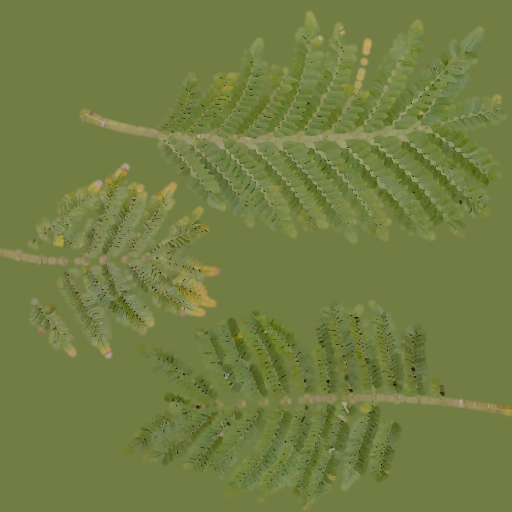
#> input picture assets/trees/Beech_leaf.jpg, 1024 x 1024 px (shown at 1/2 size)
$ python -i leafset.py   (imports and definitions only)
#> lines starting #> are read from the running program, lines starting #| are printed output that depends on the picture; after the words box and inside, x2 and y2 are one past the last pixel; in counts of white or black regions, pixels touching at a corner belong together
import os, sys, json, math
import numpy as np
import scipy.sparse as sp
from scipy.sparse.csgraph import connected_components
from scipy import ndimage
from PIL import Image

sys.path.insert(0, os.path.dirname(os.path.abspath(__file__)))
from gltf_read import G

GAME = os.path.abspath(os.path.join(os.path.dirname(os.path.abspath(__file__)), '..', '..'))
OUT = os.path.join(GAME, 'assets', 'trees')
FRACTIONS = [0.58 ** k for k in range(14)]


def srgb_to_lin(c):
    c = c / 255.0
    return np.where(c <= 0.04045, c / 12.92, ((c + 0.055) / 1.055) ** 2.4)


def lin_to_srgb(c):
    c = np.clip(c, 0, 1)
    return np.where(c <= 0.0031308, c * 12.92, 1.055 * c ** (1 / 2.4) - 0.055) * 255.0


def dilate_atlas(src, dst, thresh=14, margin=10):
#> called with src = '../../assets/trees/Beech_leaf.jpg', dst = 'out.png', thresh = 14, margin = 10
    im = np.asarray(Image.open(src).convert('RGB')).astype(np.float32)
    mask = im.max(axis=2) > thresh
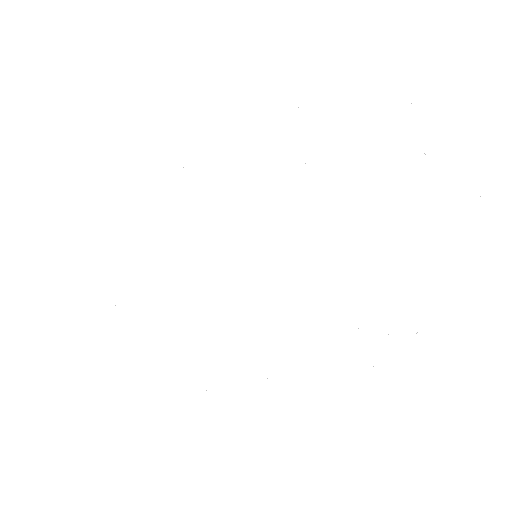
#> mask: shape (1024, 1024) bool (shown at 1/2 size); 100% white; black in thin lines or dots, all inside (x1, y1, x2, y2) = (230, 207, 962, 782)
    mask = ndimage.binary_opening(mask, iterations=1)
#> mask: shape (1024, 1024) bool; 100% white; black in thin lines or dots
    mask = ndimage.binary_erosion(mask, iterations=2)
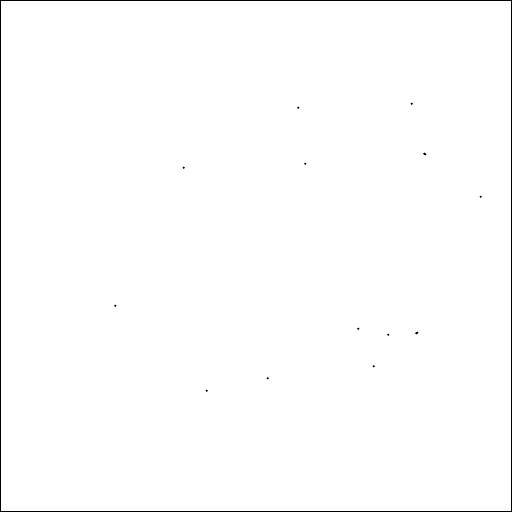
#> mask: shape (1024, 1024) bool (shown at 1/2 size); 99.2% white; 14 black regions (11 under 20 px), largest, box (x1, y1, x2, y2) and area: (0, 0, 1024, 1024) 8176, (846, 305, 853, 311) 22, (830, 663, 837, 669) 22
    lin = srgb_to_lin(im)
#> in srgb_to_lin, `return np.where(c <= 0.04045, c / 12.92, ((c + 0.055) / 1.055) ** 2.4)`:
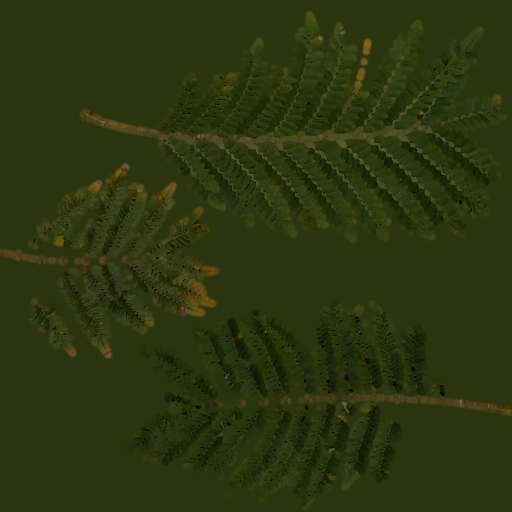
#> returned value: shape (1024, 1024, 3) float32 (shown at 1/2 size); mean of channels 0, 1, 2 0.174, 0.208, 0.0581; drawn as R, G, B
    mean = lin_to_srgb(lin[mask].mean(axis=0))
#> in lin_to_srgb, `c = np.clip(c, 0, 1)`: c = [0.174, 0.208, 0.0581]
#> mean = [115.8, 125.8, 68.18]
    dist, (iy, ix) = ndimage.distance_transform_edt(~mask, return_indices=True)
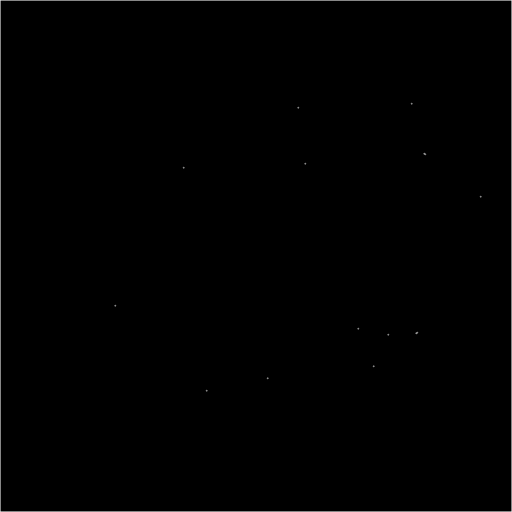
#> dist: shape (1024, 1024) float64 (shown at 1/2 size); min 0, max 2.83, mean 0.0119; drawn with min black and max white
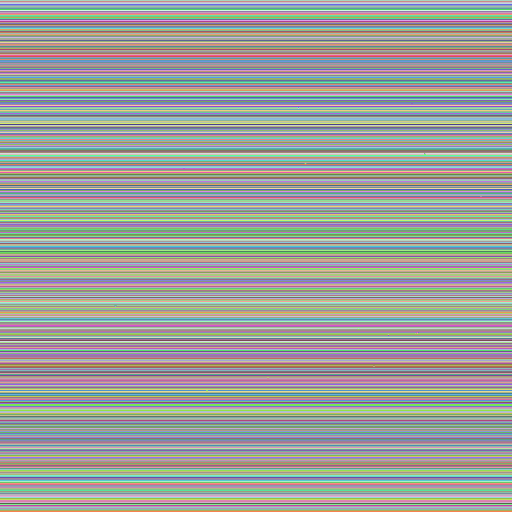
#> iy: shape (1024, 1024) int32 (shown at 1/2 size); 1020 distinct labels, from 2 to 1021; one colour per label, 0 black
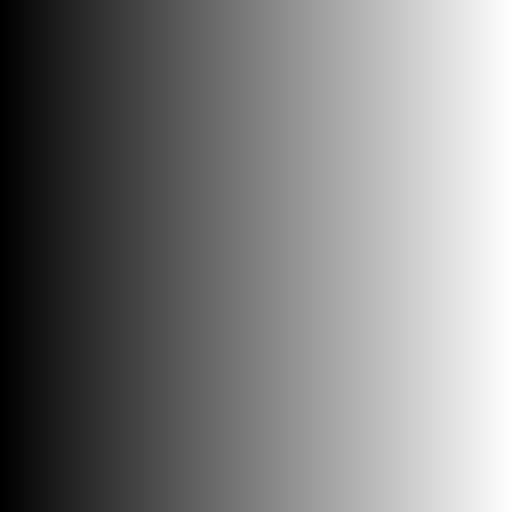
#> ix: shape (1024, 1024) int32 (shown at 1/2 size); min 2, max 1021, mean 511.5; drawn with min black and max white
    near = im[iy, ix]
    w = np.clip(1 - (dist - margin * 0.5) / (margin * 0.5), 0, 1)[..., None]
#> w: shape (1024, 1024, 1) float64; every value is 1
    out = np.where(mask[..., None], im, near * w + mean[None, None, :] * (1 - w))
    Image.fromarray(np.clip(out, 0, 255).astype(np.uint8)).save(dst, quality=94, subsampling=0)
    return out


# [199 lines left out: functions sample_atlas, components, voxel_ao, pca_frames, build_leaves, not called in this run]


# [3 lines not run here, left out]

>>> result = dilate_atlas('../../assets/trees/Beech_leaf.jpg', 'out.png')
